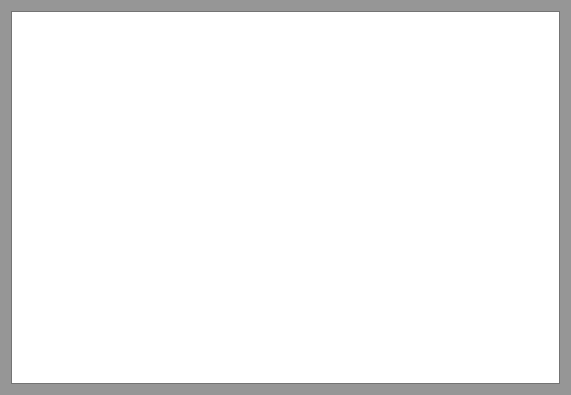
<?xml version="1.0" encoding="UTF-8"?>
<ui version="4.0">
 <class>OknoWyswietleniaMapy</class>
 <widget class="QDialog" name="OknoWyswietleniaMapy">
  <property name="geometry">
   <rect>
    <x>0</x>
    <y>0</y>
    <width>571</width>
    <height>395</height>
   </rect>
  </property>
  <property name="palette">
   <palette>
    <active>
     <colorrole role="WindowText">
      <brush brushstyle="SolidPattern">
       <color alpha="255">
        <red>0</red>
        <green>0</green>
        <blue>0</blue>
       </color>
      </brush>
     </colorrole>
     <colorrole role="Button">
      <brush brushstyle="SolidPattern">
       <color alpha="255">
        <red>150</red>
        <green>150</green>
        <blue>150</blue>
       </color>
      </brush>
     </colorrole>
     <colorrole role="Light">
      <brush brushstyle="SolidPattern">
       <color alpha="255">
        <red>225</red>
        <green>225</green>
        <blue>225</blue>
       </color>
      </brush>
     </colorrole>
     <colorrole role="Midlight">
      <brush brushstyle="SolidPattern">
       <color alpha="255">
        <red>187</red>
        <green>187</green>
        <blue>187</blue>
       </color>
      </brush>
     </colorrole>
     <colorrole role="Dark">
      <brush brushstyle="SolidPattern">
       <color alpha="255">
        <red>75</red>
        <green>75</green>
        <blue>75</blue>
       </color>
      </brush>
     </colorrole>
     <colorrole role="Mid">
      <brush brushstyle="SolidPattern">
       <color alpha="255">
        <red>100</red>
        <green>100</green>
        <blue>100</blue>
       </color>
      </brush>
     </colorrole>
     <colorrole role="Text">
      <brush brushstyle="SolidPattern">
       <color alpha="255">
        <red>0</red>
        <green>0</green>
        <blue>0</blue>
       </color>
      </brush>
     </colorrole>
     <colorrole role="BrightText">
      <brush brushstyle="SolidPattern">
       <color alpha="255">
        <red>255</red>
        <green>255</green>
        <blue>255</blue>
       </color>
      </brush>
     </colorrole>
     <colorrole role="ButtonText">
      <brush brushstyle="SolidPattern">
       <color alpha="255">
        <red>0</red>
        <green>0</green>
        <blue>0</blue>
       </color>
      </brush>
     </colorrole>
     <colorrole role="Base">
      <brush brushstyle="SolidPattern">
       <color alpha="255">
        <red>255</red>
        <green>255</green>
        <blue>255</blue>
       </color>
      </brush>
     </colorrole>
     <colorrole role="Window">
      <brush brushstyle="SolidPattern">
       <color alpha="255">
        <red>150</red>
        <green>150</green>
        <blue>150</blue>
       </color>
      </brush>
     </colorrole>
     <colorrole role="Shadow">
      <brush brushstyle="SolidPattern">
       <color alpha="255">
        <red>0</red>
        <green>0</green>
        <blue>0</blue>
       </color>
      </brush>
     </colorrole>
     <colorrole role="AlternateBase">
      <brush brushstyle="SolidPattern">
       <color alpha="255">
        <red>202</red>
        <green>202</green>
        <blue>202</blue>
       </color>
      </brush>
     </colorrole>
     <colorrole role="ToolTipBase">
      <brush brushstyle="SolidPattern">
       <color alpha="255">
        <red>255</red>
        <green>255</green>
        <blue>220</blue>
       </color>
      </brush>
     </colorrole>
     <colorrole role="ToolTipText">
      <brush brushstyle="SolidPattern">
       <color alpha="255">
        <red>0</red>
        <green>0</green>
        <blue>0</blue>
       </color>
      </brush>
     </colorrole>
    </active>
    <inactive>
     <colorrole role="WindowText">
      <brush brushstyle="SolidPattern">
       <color alpha="255">
        <red>0</red>
        <green>0</green>
        <blue>0</blue>
       </color>
      </brush>
     </colorrole>
     <colorrole role="Button">
      <brush brushstyle="SolidPattern">
       <color alpha="255">
        <red>150</red>
        <green>150</green>
        <blue>150</blue>
       </color>
      </brush>
     </colorrole>
     <colorrole role="Light">
      <brush brushstyle="SolidPattern">
       <color alpha="255">
        <red>225</red>
        <green>225</green>
        <blue>225</blue>
       </color>
      </brush>
     </colorrole>
     <colorrole role="Midlight">
      <brush brushstyle="SolidPattern">
       <color alpha="255">
        <red>187</red>
        <green>187</green>
        <blue>187</blue>
       </color>
      </brush>
     </colorrole>
     <colorrole role="Dark">
      <brush brushstyle="SolidPattern">
       <color alpha="255">
        <red>75</red>
        <green>75</green>
        <blue>75</blue>
       </color>
      </brush>
     </colorrole>
     <colorrole role="Mid">
      <brush brushstyle="SolidPattern">
       <color alpha="255">
        <red>100</red>
        <green>100</green>
        <blue>100</blue>
       </color>
      </brush>
     </colorrole>
     <colorrole role="Text">
      <brush brushstyle="SolidPattern">
       <color alpha="255">
        <red>0</red>
        <green>0</green>
        <blue>0</blue>
       </color>
      </brush>
     </colorrole>
     <colorrole role="BrightText">
      <brush brushstyle="SolidPattern">
       <color alpha="255">
        <red>255</red>
        <green>255</green>
        <blue>255</blue>
       </color>
      </brush>
     </colorrole>
     <colorrole role="ButtonText">
      <brush brushstyle="SolidPattern">
       <color alpha="255">
        <red>0</red>
        <green>0</green>
        <blue>0</blue>
       </color>
      </brush>
     </colorrole>
     <colorrole role="Base">
      <brush brushstyle="SolidPattern">
       <color alpha="255">
        <red>255</red>
        <green>255</green>
        <blue>255</blue>
       </color>
      </brush>
     </colorrole>
     <colorrole role="Window">
      <brush brushstyle="SolidPattern">
       <color alpha="255">
        <red>150</red>
        <green>150</green>
        <blue>150</blue>
       </color>
      </brush>
     </colorrole>
     <colorrole role="Shadow">
      <brush brushstyle="SolidPattern">
       <color alpha="255">
        <red>0</red>
        <green>0</green>
        <blue>0</blue>
       </color>
      </brush>
     </colorrole>
     <colorrole role="AlternateBase">
      <brush brushstyle="SolidPattern">
       <color alpha="255">
        <red>202</red>
        <green>202</green>
        <blue>202</blue>
       </color>
      </brush>
     </colorrole>
     <colorrole role="ToolTipBase">
      <brush brushstyle="SolidPattern">
       <color alpha="255">
        <red>255</red>
        <green>255</green>
        <blue>220</blue>
       </color>
      </brush>
     </colorrole>
     <colorrole role="ToolTipText">
      <brush brushstyle="SolidPattern">
       <color alpha="255">
        <red>0</red>
        <green>0</green>
        <blue>0</blue>
       </color>
      </brush>
     </colorrole>
    </inactive>
    <disabled>
     <colorrole role="WindowText">
      <brush brushstyle="SolidPattern">
       <color alpha="255">
        <red>75</red>
        <green>75</green>
        <blue>75</blue>
       </color>
      </brush>
     </colorrole>
     <colorrole role="Button">
      <brush brushstyle="SolidPattern">
       <color alpha="255">
        <red>150</red>
        <green>150</green>
        <blue>150</blue>
       </color>
      </brush>
     </colorrole>
     <colorrole role="Light">
      <brush brushstyle="SolidPattern">
       <color alpha="255">
        <red>225</red>
        <green>225</green>
        <blue>225</blue>
       </color>
      </brush>
     </colorrole>
     <colorrole role="Midlight">
      <brush brushstyle="SolidPattern">
       <color alpha="255">
        <red>187</red>
        <green>187</green>
        <blue>187</blue>
       </color>
      </brush>
     </colorrole>
     <colorrole role="Dark">
      <brush brushstyle="SolidPattern">
       <color alpha="255">
        <red>75</red>
        <green>75</green>
        <blue>75</blue>
       </color>
      </brush>
     </colorrole>
     <colorrole role="Mid">
      <brush brushstyle="SolidPattern">
       <color alpha="255">
        <red>100</red>
        <green>100</green>
        <blue>100</blue>
       </color>
      </brush>
     </colorrole>
     <colorrole role="Text">
      <brush brushstyle="SolidPattern">
       <color alpha="255">
        <red>75</red>
        <green>75</green>
        <blue>75</blue>
       </color>
      </brush>
     </colorrole>
     <colorrole role="BrightText">
      <brush brushstyle="SolidPattern">
       <color alpha="255">
        <red>255</red>
        <green>255</green>
        <blue>255</blue>
       </color>
      </brush>
     </colorrole>
     <colorrole role="ButtonText">
      <brush brushstyle="SolidPattern">
       <color alpha="255">
        <red>75</red>
        <green>75</green>
        <blue>75</blue>
       </color>
      </brush>
     </colorrole>
     <colorrole role="Base">
      <brush brushstyle="SolidPattern">
       <color alpha="255">
        <red>150</red>
        <green>150</green>
        <blue>150</blue>
       </color>
      </brush>
     </colorrole>
     <colorrole role="Window">
      <brush brushstyle="SolidPattern">
       <color alpha="255">
        <red>150</red>
        <green>150</green>
        <blue>150</blue>
       </color>
      </brush>
     </colorrole>
     <colorrole role="Shadow">
      <brush brushstyle="SolidPattern">
       <color alpha="255">
        <red>0</red>
        <green>0</green>
        <blue>0</blue>
       </color>
      </brush>
     </colorrole>
     <colorrole role="AlternateBase">
      <brush brushstyle="SolidPattern">
       <color alpha="255">
        <red>150</red>
        <green>150</green>
        <blue>150</blue>
       </color>
      </brush>
     </colorrole>
     <colorrole role="ToolTipBase">
      <brush brushstyle="SolidPattern">
       <color alpha="255">
        <red>255</red>
        <green>255</green>
        <blue>220</blue>
       </color>
      </brush>
     </colorrole>
     <colorrole role="ToolTipText">
      <brush brushstyle="SolidPattern">
       <color alpha="255">
        <red>0</red>
        <green>0</green>
        <blue>0</blue>
       </color>
      </brush>
     </colorrole>
    </disabled>
   </palette>
  </property>
  <property name="windowTitle">
   <string>Mapa</string>
  </property>
  <layout class="QVBoxLayout" name="verticalLayout">
   <item>
    <widget class="QTextBrowser" name="tbMapa">
     <property name="font">
      <font>
       <family>Lucida Console</family>
      </font>
     </property>
     <property name="verticalScrollBarPolicy">
      <enum>Qt::ScrollBarAsNeeded</enum>
     </property>
     <property name="horizontalScrollBarPolicy">
      <enum>Qt::ScrollBarAsNeeded</enum>
     </property>
     <property name="lineWrapMode">
      <enum>QTextEdit::NoWrap</enum>
     </property>
     <property name="lineWrapColumnOrWidth">
      <number>0</number>
     </property>
    </widget>
   </item>
  </layout>
 </widget>
 <resources/>
 <connections/>
</ui>
